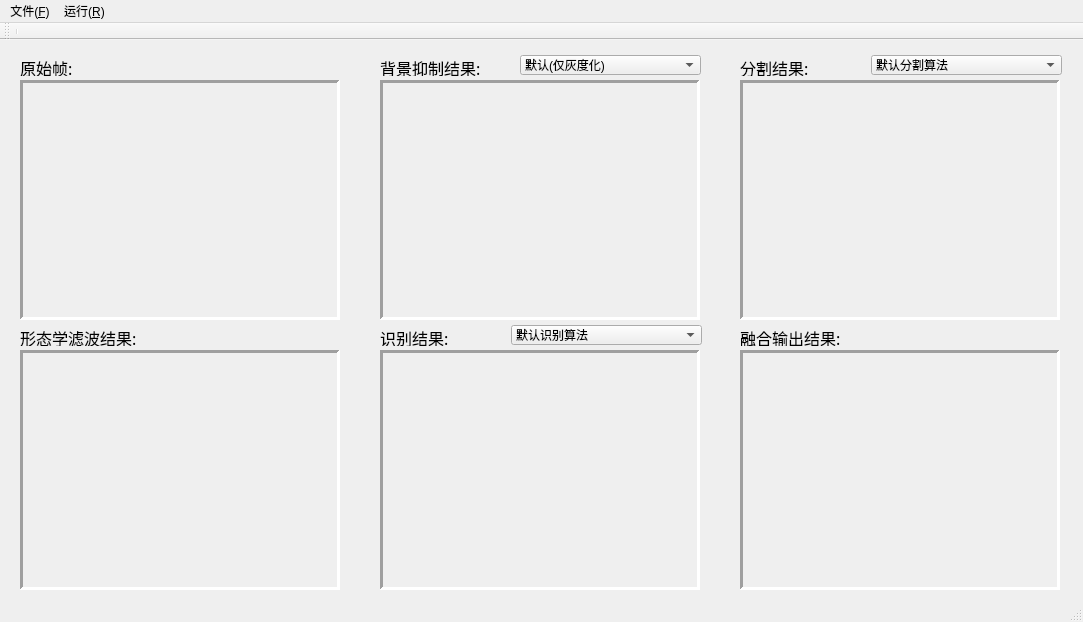
<?xml version="1.0" encoding="UTF-8"?>
<ui version="4.0">
 <class>MainWindowClass</class>
 <widget class="QMainWindow" name="MainWindowClass">
  <property name="geometry">
   <rect>
    <x>0</x>
    <y>0</y>
    <width>1083</width>
    <height>622</height>
   </rect>
  </property>
  <property name="windowTitle">
   <string>MainWindow</string>
  </property>
  <widget class="QWidget" name="centralWidget">
   <widget class="QLabel" name="label">
    <property name="geometry">
     <rect>
      <x>20</x>
      <y>20</y>
      <width>81</width>
      <height>16</height>
     </rect>
    </property>
    <property name="font">
     <font>
      <family>微软雅黑</family>
      <pointsize>12</pointsize>
     </font>
    </property>
    <property name="text">
     <string>原始帧:</string>
    </property>
   </widget>
   <widget class="QLabel" name="labelInputFrame">
    <property name="geometry">
     <rect>
      <x>20</x>
      <y>40</y>
      <width>321</width>
      <height>241</height>
     </rect>
    </property>
    <property name="layoutDirection">
     <enum>Qt::LeftToRight</enum>
    </property>
    <property name="text">
     <string/>
    </property>
    <property name="alignment">
     <set>Qt::AlignCenter</set>
    </property>
   </widget>
   <widget class="QFrame" name="frameInputBox">
    <property name="geometry">
     <rect>
      <x>20</x>
      <y>40</y>
      <width>320</width>
      <height>240</height>
     </rect>
    </property>
    <property name="frameShape">
     <enum>QFrame::Panel</enum>
    </property>
    <property name="frameShadow">
     <enum>QFrame::Sunken</enum>
    </property>
    <property name="lineWidth">
     <number>3</number>
    </property>
    <property name="midLineWidth">
     <number>1</number>
    </property>
   </widget>
   <widget class="QLabel" name="labelOutputFrame">
    <property name="geometry">
     <rect>
      <x>740</x>
      <y>310</y>
      <width>321</width>
      <height>241</height>
     </rect>
    </property>
    <property name="text">
     <string/>
    </property>
    <property name="alignment">
     <set>Qt::AlignCenter</set>
    </property>
   </widget>
   <widget class="QFrame" name="frameOutputBox">
    <property name="geometry">
     <rect>
      <x>740</x>
      <y>310</y>
      <width>320</width>
      <height>240</height>
     </rect>
    </property>
    <property name="frameShape">
     <enum>QFrame::Panel</enum>
    </property>
    <property name="frameShadow">
     <enum>QFrame::Sunken</enum>
    </property>
    <property name="lineWidth">
     <number>3</number>
    </property>
    <property name="midLineWidth">
     <number>1</number>
    </property>
   </widget>
   <widget class="QLabel" name="label_2">
    <property name="geometry">
     <rect>
      <x>740</x>
      <y>290</y>
      <width>121</width>
      <height>16</height>
     </rect>
    </property>
    <property name="font">
     <font>
      <family>微软雅黑</family>
      <pointsize>12</pointsize>
     </font>
    </property>
    <property name="text">
     <string>融合输出结果:</string>
    </property>
   </widget>
   <widget class="QLabel" name="labelSegmentFrame">
    <property name="geometry">
     <rect>
      <x>740</x>
      <y>40</y>
      <width>321</width>
      <height>241</height>
     </rect>
    </property>
    <property name="text">
     <string/>
    </property>
    <property name="alignment">
     <set>Qt::AlignCenter</set>
    </property>
   </widget>
   <widget class="QLabel" name="label_3">
    <property name="geometry">
     <rect>
      <x>740</x>
      <y>20</y>
      <width>81</width>
      <height>16</height>
     </rect>
    </property>
    <property name="font">
     <font>
      <family>微软雅黑</family>
      <pointsize>12</pointsize>
     </font>
    </property>
    <property name="text">
     <string>分割结果:</string>
    </property>
   </widget>
   <widget class="QFrame" name="frameSegmentBox">
    <property name="geometry">
     <rect>
      <x>740</x>
      <y>40</y>
      <width>320</width>
      <height>240</height>
     </rect>
    </property>
    <property name="frameShape">
     <enum>QFrame::Panel</enum>
    </property>
    <property name="frameShadow">
     <enum>QFrame::Sunken</enum>
    </property>
    <property name="lineWidth">
     <number>3</number>
    </property>
    <property name="midLineWidth">
     <number>1</number>
    </property>
   </widget>
   <widget class="QLabel" name="labelDenoiseFrame">
    <property name="geometry">
     <rect>
      <x>380</x>
      <y>40</y>
      <width>321</width>
      <height>241</height>
     </rect>
    </property>
    <property name="text">
     <string/>
    </property>
    <property name="alignment">
     <set>Qt::AlignCenter</set>
    </property>
   </widget>
   <widget class="QLabel" name="label_4">
    <property name="geometry">
     <rect>
      <x>380</x>
      <y>20</y>
      <width>131</width>
      <height>16</height>
     </rect>
    </property>
    <property name="font">
     <font>
      <family>微软雅黑</family>
      <pointsize>12</pointsize>
     </font>
    </property>
    <property name="text">
     <string>背景抑制结果:</string>
    </property>
   </widget>
   <widget class="QFrame" name="frameDenoiseBox">
    <property name="geometry">
     <rect>
      <x>380</x>
      <y>40</y>
      <width>320</width>
      <height>240</height>
     </rect>
    </property>
    <property name="frameShape">
     <enum>QFrame::Panel</enum>
    </property>
    <property name="frameShadow">
     <enum>QFrame::Sunken</enum>
    </property>
    <property name="lineWidth">
     <number>3</number>
    </property>
    <property name="midLineWidth">
     <number>1</number>
    </property>
   </widget>
   <widget class="QLabel" name="label_5">
    <property name="geometry">
     <rect>
      <x>380</x>
      <y>290</y>
      <width>131</width>
      <height>16</height>
     </rect>
    </property>
    <property name="font">
     <font>
      <family>微软雅黑</family>
      <pointsize>12</pointsize>
     </font>
    </property>
    <property name="text">
     <string>识别结果:</string>
    </property>
   </widget>
   <widget class="QFrame" name="frameRecogBox">
    <property name="geometry">
     <rect>
      <x>380</x>
      <y>310</y>
      <width>320</width>
      <height>240</height>
     </rect>
    </property>
    <property name="frameShape">
     <enum>QFrame::Panel</enum>
    </property>
    <property name="frameShadow">
     <enum>QFrame::Sunken</enum>
    </property>
    <property name="lineWidth">
     <number>3</number>
    </property>
    <property name="midLineWidth">
     <number>1</number>
    </property>
   </widget>
   <widget class="QLabel" name="labelRecogFrame">
    <property name="geometry">
     <rect>
      <x>380</x>
      <y>310</y>
      <width>321</width>
      <height>241</height>
     </rect>
    </property>
    <property name="text">
     <string/>
    </property>
    <property name="alignment">
     <set>Qt::AlignCenter</set>
    </property>
   </widget>
   <widget class="QLabel" name="label_6">
    <property name="geometry">
     <rect>
      <x>20</x>
      <y>290</y>
      <width>131</width>
      <height>16</height>
     </rect>
    </property>
    <property name="font">
     <font>
      <family>微软雅黑</family>
      <pointsize>12</pointsize>
     </font>
    </property>
    <property name="text">
     <string>形态学滤波结果:</string>
    </property>
   </widget>
   <widget class="QLabel" name="labelMorphFrame">
    <property name="geometry">
     <rect>
      <x>20</x>
      <y>310</y>
      <width>321</width>
      <height>241</height>
     </rect>
    </property>
    <property name="text">
     <string/>
    </property>
    <property name="alignment">
     <set>Qt::AlignCenter</set>
    </property>
   </widget>
   <widget class="QFrame" name="frameMorphBox">
    <property name="geometry">
     <rect>
      <x>20</x>
      <y>310</y>
      <width>320</width>
      <height>240</height>
     </rect>
    </property>
    <property name="frameShape">
     <enum>QFrame::Panel</enum>
    </property>
    <property name="frameShadow">
     <enum>QFrame::Sunken</enum>
    </property>
    <property name="lineWidth">
     <number>3</number>
    </property>
    <property name="midLineWidth">
     <number>1</number>
    </property>
   </widget>
   <widget class="QComboBox" name="comboDenoise">
    <property name="geometry">
     <rect>
      <x>520</x>
      <y>15</y>
      <width>181</width>
      <height>20</height>
     </rect>
    </property>
    <item>
     <property name="text">
      <string>默认(仅灰度化)</string>
     </property>
    </item>
    <item>
     <property name="text">
      <string>侧抑制网络增强</string>
     </property>
    </item>
    <item>
     <property name="text">
      <string>最大中值滤波背景抑制</string>
     </property>
    </item>
    <item>
     <property name="text">
      <string>局部均值对比度背景抑制</string>
     </property>
    </item>
   </widget>
   <widget class="QComboBox" name="comboSegment">
    <property name="geometry">
     <rect>
      <x>871</x>
      <y>15</y>
      <width>191</width>
      <height>20</height>
     </rect>
    </property>
    <item>
     <property name="text">
      <string>默认分割算法</string>
     </property>
    </item>
    <item>
     <property name="text">
      <string>OtsuSegment</string>
     </property>
    </item>
    <item>
     <property name="text">
      <string>KswSegment</string>
     </property>
    </item>
    <item>
     <property name="text">
      <string>Ksw2dSegment</string>
     </property>
    </item>
   </widget>
   <widget class="QComboBox" name="comboRecog">
    <property name="geometry">
     <rect>
      <x>511</x>
      <y>285</y>
      <width>191</width>
      <height>20</height>
     </rect>
    </property>
    <item>
     <property name="text">
      <string>默认识别算法</string>
     </property>
    </item>
    <item>
     <property name="text">
      <string>测试识别算法1</string>
     </property>
    </item>
    <item>
     <property name="text">
      <string>测试识别算法2</string>
     </property>
    </item>
   </widget>
   <zorder>comboSegment</zorder>
   <zorder>comboRecog</zorder>
   <zorder>frameRecogBox</zorder>
   <zorder>labelRecogFrame</zorder>
   <zorder>frameInputBox</zorder>
   <zorder>labelInputFrame</zorder>
   <zorder>frameSegmentBox</zorder>
   <zorder>labelSegmentFrame</zorder>
   <zorder>comboDenoise</zorder>
   <zorder>frameMorphBox</zorder>
   <zorder>labelMorphFrame</zorder>
   <zorder>frameOutputBox</zorder>
   <zorder>frameDenoiseBox</zorder>
   <zorder>labelDenoiseFrame</zorder>
   <zorder>label</zorder>
   <zorder>labelOutputFrame</zorder>
   <zorder>label_2</zorder>
   <zorder>label_3</zorder>
   <zorder>label_4</zorder>
   <zorder>label_5</zorder>
   <zorder>label_6</zorder>
  </widget>
  <widget class="QMenuBar" name="menuBar">
   <property name="geometry">
    <rect>
     <x>0</x>
     <y>0</y>
     <width>1083</width>
     <height>23</height>
    </rect>
   </property>
   <widget class="QMenu" name="menu_F">
    <property name="title">
     <string>文件(&amp;F)</string>
    </property>
    <addaction name="acReadVideo"/>
    <addaction name="acReadPic"/>
    <addaction name="separator"/>
    <addaction name="acExit"/>
   </widget>
   <widget class="QMenu" name="menu_R">
    <property name="title">
     <string>运行(&amp;R)</string>
    </property>
    <addaction name="acStartDetect"/>
    <addaction name="acStartDetectPic"/>
   </widget>
   <addaction name="menu_F"/>
   <addaction name="menu_R"/>
  </widget>
  <widget class="QToolBar" name="mainToolBar">
   <attribute name="toolBarArea">
    <enum>TopToolBarArea</enum>
   </attribute>
   <attribute name="toolBarBreak">
    <bool>false</bool>
   </attribute>
   <addaction name="separator"/>
  </widget>
  <widget class="QStatusBar" name="statusBar"/>
  <action name="acReadVideo">
   <property name="icon">
    <iconset resource="mainwindow.qrc">
     <normaloff>:/Resources/open_video.png</normaloff>:/Resources/open_video.png</iconset>
   </property>
   <property name="text">
    <string>读取视频(&amp;R)</string>
   </property>
   <property name="toolTip">
    <string>读取视频文件</string>
   </property>
   <property name="shortcut">
    <string>Ctrl+O</string>
   </property>
  </action>
  <action name="acExit">
   <property name="icon">
    <iconset resource="mainwindow.qrc">
     <normaloff>:/Resources/exit.png</normaloff>:/Resources/exit.png</iconset>
   </property>
   <property name="text">
    <string>退出程序</string>
   </property>
  </action>
  <action name="acStartDetect">
   <property name="icon">
    <iconset resource="mainwindow.qrc">
     <normaloff>:/Resources/start_detect.png</normaloff>:/Resources/start_detect.png</iconset>
   </property>
   <property name="text">
    <string>开始检测视频</string>
   </property>
  </action>
  <action name="acReadPic">
   <property name="icon">
    <iconset resource="mainwindow.qrc">
     <normaloff>:/Resources/open_picture.png</normaloff>:/Resources/open_picture.png</iconset>
   </property>
   <property name="text">
    <string>读取图片</string>
   </property>
  </action>
  <action name="acStartDetectPic">
   <property name="icon">
    <iconset resource="mainwindow.qrc">
     <normaloff>:/Resources/start_detect_pic.png</normaloff>:/Resources/start_detect_pic.png</iconset>
   </property>
   <property name="text">
    <string>开始检测图片</string>
   </property>
  </action>
 </widget>
 <layoutdefault spacing="6" margin="11"/>
 <resources>
  <include location="mainwindow.qrc"/>
 </resources>
 <connections/>
</ui>
